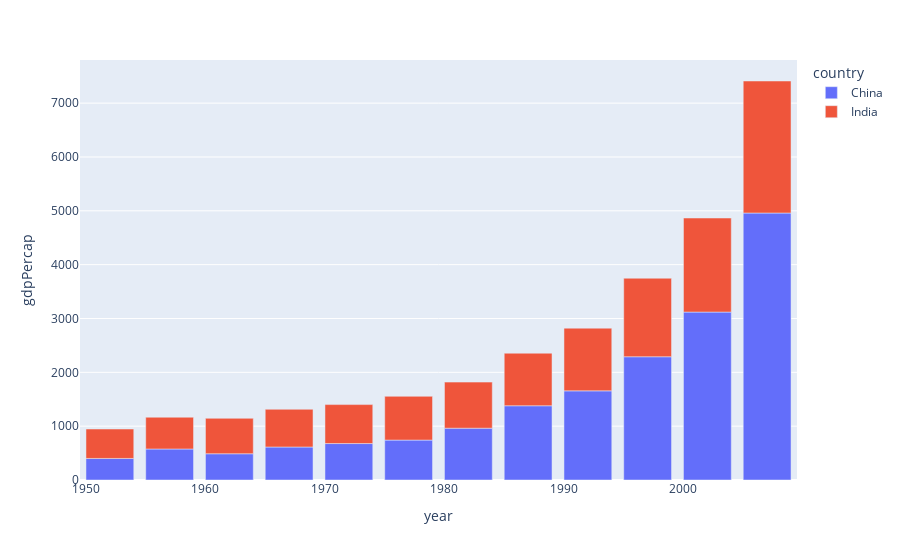

Source (notebook cell):
### Code cell
fig2.show()

### Figure 1 — Plotly figure (JSON) as saved in the notebook; plotly's stock layout.template omitted (floating-point values rounded to 4 significant figures)
{"data": [{"alignmentgroup": "True", "hovertemplate": "country=China<br>year=%{x}<br>gdpPercap=%{y}<extra></extra>", "legendgroup": "China", "marker": {"color": "#636efa", "pattern": {"shape": ""}}, "name": "China", "offsetgroup": "China", "orientation": "v", "showlegend": true, "textposition": "auto", "type": "bar", "x": [1952, 1957, 1962, 1967, 1972, 1977, 1982, 1987, 1992, 1997, 2002, 2007], "xaxis": "x", "y": [400.4, 576.0, 487.7, 612.7, 676.9, 741.2, 962.4, 1379.0, 1656.0, 2289.0, 3119.0, 4959.0], "yaxis": "y"}, {"alignmentgroup": "True", "hovertemplate": "country=India<br>year=%{x}<br>gdpPercap=%{y}<extra></extra>", "legendgroup": "India", "marker": {"color": "#EF553B", "pattern": {"shape": ""}}, "name": "India", "offsetgroup": "India", "orientation": "v", "showlegend": true, "textposition": "auto", "type": "bar", "x": [1952, 1957, 1962, 1967, 1972, 1977, 1982, 1987, 1992, 1997, 2002, 2007], "xaxis": "x", "y": [546.6, 590.1, 658.3, 700.8, 724.0, 813.3, 855.7, 976.5, 1164.0, 1459.0, 1747.0, 2452.0], "yaxis": "y"}], "layout": {"autosize": true, "barmode": "relative", "legend": {"title": {"text": "country"}, "tracegroupgap": 0}, "margin": {"t": 60}, "xaxis": {"anchor": "y", "autorange": true, "domain": [0, 1], "range": [1950.0, 2010.0], "title": {"text": "year"}, "type": "linear"}, "yaxis": {"anchor": "x", "autorange": true, "domain": [0, 1], "range": [0, 7801.0], "title": {"text": "gdpPercap"}, "type": "linear"}}}
